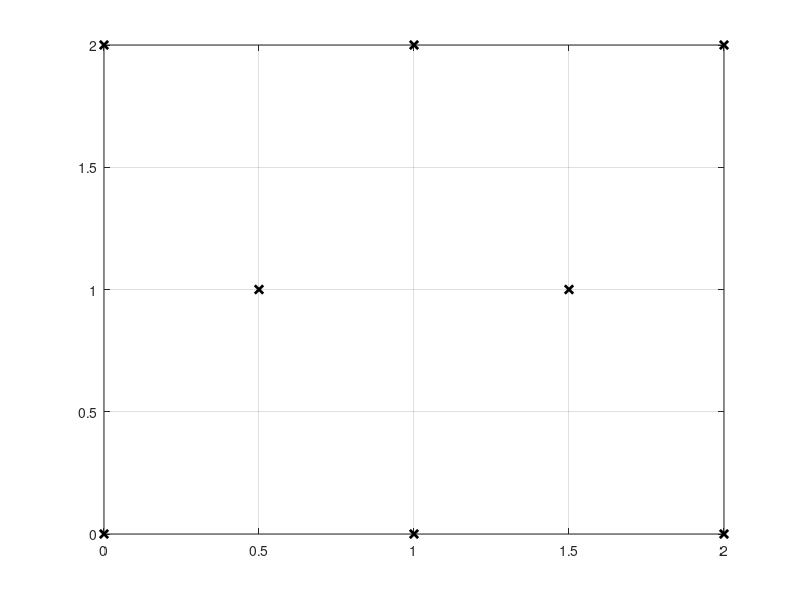

MATLAB code for this plot: (Note: this script raises an error after producing the figure.)
x = [0; 1; 2; 0.5; 1.5; 0; 1; 2];
y = [0; 0; 0; 1; 1; 2; 2; 2];

C = [ [1; 2; 3; 5; 8; 7; 6; 4] [2; 3; 5; 8; 7; 6; 4; 1]];
%C = [1 5];
figure;
plot(x,y,'kx','LineWidth',2); grid on; hold on;
DT = delaunayTriangulation(x,y,C);
triplot(DT,'r-','LineWidth',1);

TF = isInterior(DT);